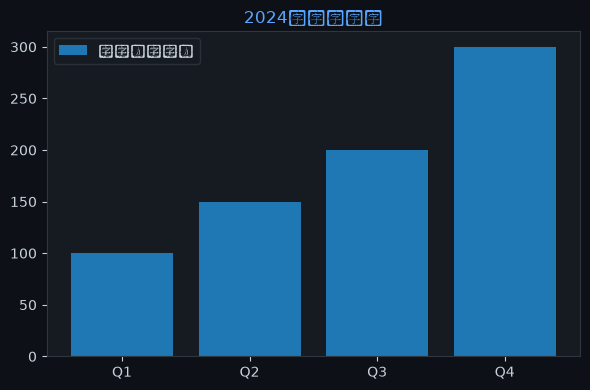

The script that saved this image:

import matplotlib
matplotlib.use('Agg')
import matplotlib.pyplot as plt
import json, base64, os

chart = json.loads('''{"chartType":"bar","title":{"literalString":"2024年苹果销量"},"labels":["Q1","Q2","Q3","Q4"],"datasets":[{"label":"销量（万台）","data":[100,150,200,300]}],"sizes":{"width":600,"height":400}}''')

fig, ax = plt.subplots(figsize=(600/100, 400/100))
fig.patch.set_facecolor('#0d1117')
ax.set_facecolor('#161b22')
ax.tick_params(colors='#c9d1d9')
ax.xaxis.label.set_color('#c9d1d9')
ax.yaxis.label.set_color('#c9d1d9')
ax.title.set_color('#58a6ff')
for spine in ax.spines.values(): spine.set_color('#30363d')

labels = ["Q1","Q2","Q3","Q4"]
datasets = [{"label":"销量（万台）","data":[100,150,200,300]}]
chartType = "bar"

if chartType == 'pie':
    wedges, texts, autotexts = ax.pie(datasets[0]['data'], labels=labels, autopct='%1.1f%%',
        colors=['#238636','#1f6feb','#d29922','#f85149','#a371f7','#3fb950'],
        textprops={'color':'#c9d1d9'})
else:
    for ds in datasets:
        color = ds.get('color', None)
        if chartType == 'bar':
            ax.bar(labels, ds['data'], label=ds['label'])
        elif chartType == 'line':
            ax.plot(labels, ds['data'], marker='o', label=ds['label'])
    ax.legend(facecolor='#161b22', edgecolor='#30363d', labelcolor='#c9d1d9')

ax.set_title(chart.get('title',{}).get('literalString',''), color='#58a6ff', fontsize=12)
plt.tight_layout()
plt.savefig("/Users/wisonzhu/projects/ag-ui-demo/.tmp/chart_01xtbf.png", dpi=100, bbox_inches='tight', facecolor='#0d1117')
